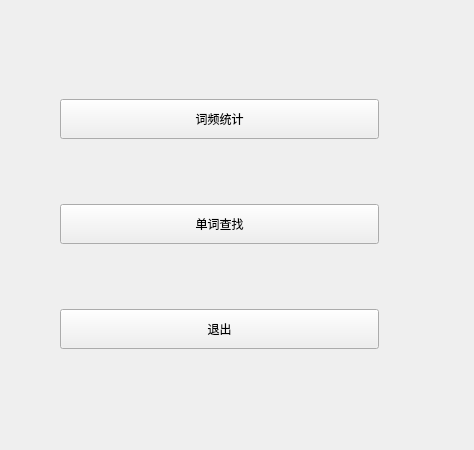
<?xml version="1.0" encoding="UTF-8"?>
<ui version="4.0">
 <class>Menu4</class>
 <widget class="QWidget" name="Menu4">
  <property name="geometry">
   <rect>
    <x>0</x>
    <y>0</y>
    <width>474</width>
    <height>450</height>
   </rect>
  </property>
  <property name="minimumSize">
   <size>
    <width>474</width>
    <height>450</height>
   </size>
  </property>
  <property name="maximumSize">
   <size>
    <width>474</width>
    <height>450</height>
   </size>
  </property>
  <property name="windowTitle">
   <string>Form</string>
  </property>
  <widget class="QWidget" name="layoutWidget">
   <property name="geometry">
    <rect>
     <x>60</x>
     <y>40</y>
     <width>321</width>
     <height>371</height>
    </rect>
   </property>
   <layout class="QVBoxLayout" name="verticalLayout_2">
    <item>
     <widget class="QPushButton" name="CountBuutton">
      <property name="minimumSize">
       <size>
        <width>319</width>
        <height>40</height>
       </size>
      </property>
      <property name="maximumSize">
       <size>
        <width>319</width>
        <height>40</height>
       </size>
      </property>
      <property name="text">
       <string>词频统计</string>
      </property>
     </widget>
    </item>
    <item>
     <widget class="QPushButton" name="SearchButton">
      <property name="minimumSize">
       <size>
        <width>319</width>
        <height>40</height>
       </size>
      </property>
      <property name="maximumSize">
       <size>
        <width>319</width>
        <height>40</height>
       </size>
      </property>
      <property name="text">
       <string>单词查找</string>
      </property>
     </widget>
    </item>
    <item>
     <widget class="QPushButton" name="BackButton4">
      <property name="minimumSize">
       <size>
        <width>319</width>
        <height>40</height>
       </size>
      </property>
      <property name="maximumSize">
       <size>
        <width>319</width>
        <height>40</height>
       </size>
      </property>
      <property name="text">
       <string>退出</string>
      </property>
     </widget>
    </item>
   </layout>
  </widget>
 </widget>
 <resources/>
 <connections/>
</ui>
